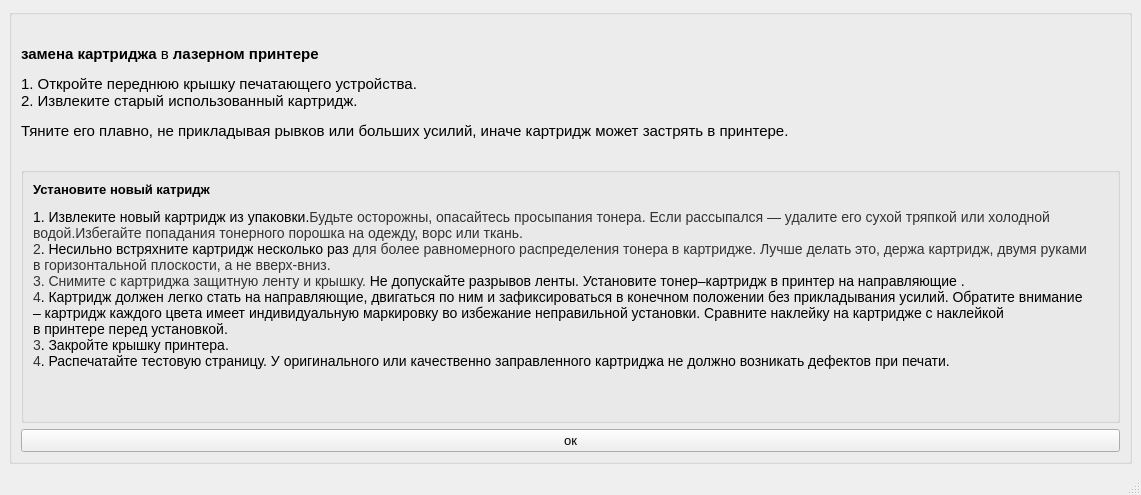
<?xml version="1.0" encoding="UTF-8"?>
<ui version="4.0">
 <class>katrig</class>
 <widget class="QMainWindow" name="katrig">
  <property name="geometry">
   <rect>
    <x>0</x>
    <y>0</y>
    <width>1141</width>
    <height>495</height>
   </rect>
  </property>
  <property name="font">
   <font>
    <pointsize>10</pointsize>
   </font>
  </property>
  <property name="windowTitle">
   <string>Замена катриджа</string>
  </property>
  <property name="animated">
   <bool>true</bool>
  </property>
  <widget class="QWidget" name="centralwidget">
   <layout class="QGridLayout" name="gridLayout">
    <item row="0" column="0">
     <layout class="QVBoxLayout" name="verticalLayout_2">
      <item>
       <widget class="QGroupBox" name="groupBox">
        <layout class="QVBoxLayout" name="verticalLayout">
         <item>
          <widget class="QLabel" name="label">
           <property name="text">
            <string>&lt;html&gt;&lt;head/&gt;&lt;body&gt;&lt;p&gt;&lt;span style=&quot; font-family:'Helvetica','sans-serif'; font-size:11pt; font-weight:600; color:#000000;&quot;&gt;замена картриджа&lt;/span&gt;&lt;span style=&quot; font-family:'Helvetica','sans-serif'; font-size:11pt; color:#000000;&quot;&gt; в &lt;/span&gt;&lt;span style=&quot; font-family:'Helvetica','sans-serif'; font-size:11pt; font-weight:600; color:#000000;&quot;&gt;лазерном принтере&lt;/span&gt;&lt;/p&gt;&lt;p&gt;&lt;span style=&quot; font-family:'Helvetica','sans-serif'; font-size:11pt; color:#000000;&quot;&gt;1. Откройте переднюю крышку печатающего устройства.&lt;/span&gt;&lt;span style=&quot; font-family:'Helvetica','sans-serif'; font-size:11pt; color:#333333;&quot;&gt;&lt;br/&gt;&lt;/span&gt;&lt;span style=&quot; font-family:'Helvetica','sans-serif'; font-size:11pt; color:#000000;&quot;&gt;2. Извлеките старый использованный картридж. &lt;/span&gt;&lt;/p&gt;&lt;p&gt;&lt;span style=&quot; font-family:'Helvetica','sans-serif'; font-size:11pt; color:#000000;&quot;&gt;Тяните его плавно, не прикладывая рывков или больших усилий, иначе картридж может застрять в принтере. &lt;/span&gt;&lt;/p&gt;&lt;/body&gt;&lt;/html&gt;</string>
           </property>
          </widget>
         </item>
         <item>
          <widget class="QGroupBox" name="groupBox">
           <layout class="QHBoxLayout" name="horizontalLayout">
            <item alignment="Qt::AlignLeft|Qt::AlignTop">
             <widget class="QLabel" name="label_2">
              <property name="text">
               <string>&lt;html&gt;&lt;head/&gt;&lt;body&gt;&lt;p&gt;&lt;span style=&quot; font-weight:600;&quot;&gt;Установите новый катридж&lt;/span&gt;&lt;/p&gt;&lt;p&gt;&lt;span style=&quot; font-family:'Helvetica','sans-serif'; font-size:10.5pt; color:#000000;&quot;&gt;1. Извлеките новый картридж из упаковки.&lt;/span&gt;&lt;span style=&quot; font-family:'Helvetica','sans-serif'; font-size:10.5pt; color:#333333;&quot;&gt;Будьте осторожны, опасайтесь просыпания тонера. Если рассыпался — удалите его сухой тряпкой или холодной&lt;br/&gt;водой.Избегайте попадания тонерного порошка на одежду, ворс или ткань.&lt;br/&gt;2&lt;/span&gt;&lt;span style=&quot; font-family:'Helvetica','sans-serif'; font-size:10.5pt; color:#000000;&quot;&gt;. Несильно встряхните картридж несколько раз &lt;/span&gt;&lt;span style=&quot; font-family:'Helvetica','sans-serif'; font-size:10.5pt; color:#333333;&quot;&gt;для более равномерного распределения тонера в картридже. Лучше делать это, держа картридж, двумя руками&lt;br/&gt;в горизонтальной плоскости, а не вверх-вниз.&lt;br/&gt;3. Снимите с картриджа защитную ленту и крышку. &lt;/span&gt;&lt;span style=&quot; font-family:'Helvetica','sans-serif'; font-size:10.5pt; color:#000000;&quot;&gt;Не допускайте разрывов ленты. Установите тонер–картридж в принтер на направляющие .&lt;/span&gt;&lt;span style=&quot; font-family:'Helvetica','sans-serif'; font-size:10.5pt; color:#333333;&quot;&gt;&lt;br/&gt;4&lt;/span&gt;&lt;span style=&quot; font-family:'Helvetica','sans-serif'; font-size:10.5pt; color:#000000;&quot;&gt;. Картридж должен легко стать на направляющие, двигаться по ним и зафиксироваться в конечном положении без прикладывания усилий. Обратите внимание&lt;br/&gt;– картридж каждого цвета имеет индивидуальную маркировку во избежание неправильной установки. Сравните наклейку на картридже с наклейкой&lt;/span&gt;&lt;span style=&quot; font-family:'Helvetica','sans-serif'; font-size:10.5pt; color:#333333;&quot;&gt;&lt;br/&gt;&lt;/span&gt;&lt;span style=&quot; font-family:'Helvetica','sans-serif'; font-size:10.5pt; color:#000000;&quot;&gt;в принтере перед установкой.&lt;/span&gt;&lt;span style=&quot; font-family:'Helvetica','sans-serif'; font-size:10.5pt; color:#333333;&quot;&gt;&lt;br/&gt;3&lt;/span&gt;&lt;span style=&quot; font-family:'Helvetica','sans-serif'; font-size:10.5pt; color:#000000;&quot;&gt;. Закройте крышку принтера.&lt;/span&gt;&lt;span style=&quot; font-family:'Helvetica','sans-serif'; font-size:10.5pt; color:#333333;&quot;&gt;&lt;br/&gt;4&lt;/span&gt;&lt;span style=&quot; font-family:'Helvetica','sans-serif'; font-size:10.5pt; color:#000000;&quot;&gt;. Распечатайте тестовую страницу. У оригинального или качественно заправленного картриджа  не должно возникать дефектов при печати.&lt;/span&gt;&lt;/p&gt;&lt;p&gt;&lt;br/&gt;&lt;/p&gt;&lt;/body&gt;&lt;/html&gt;</string>
              </property>
             </widget>
            </item>
            <item alignment="Qt::AlignLeft">
             <widget class="QLabel" name="label_3">
              <property name="text">
               <string>&lt;html&gt;&lt;head/&gt;&lt;body&gt;&lt;p&gt;&lt;br/&gt;&lt;/p&gt;&lt;/body&gt;&lt;/html&gt;</string>
              </property>
             </widget>
            </item>
           </layout>
          </widget>
         </item>
         <item>
          <widget class="QPushButton" name="pushButton">
           <property name="text">
            <string>ок</string>
           </property>
          </widget>
         </item>
        </layout>
       </widget>
      </item>
     </layout>
    </item>
   </layout>
  </widget>
  <widget class="QMenuBar" name="menubar">
   <property name="geometry">
    <rect>
     <x>0</x>
     <y>0</y>
     <width>1141</width>
     <height>21</height>
    </rect>
   </property>
  </widget>
  <widget class="QStatusBar" name="statusbar"/>
 </widget>
 <resources/>
 <connections/>
</ui>
